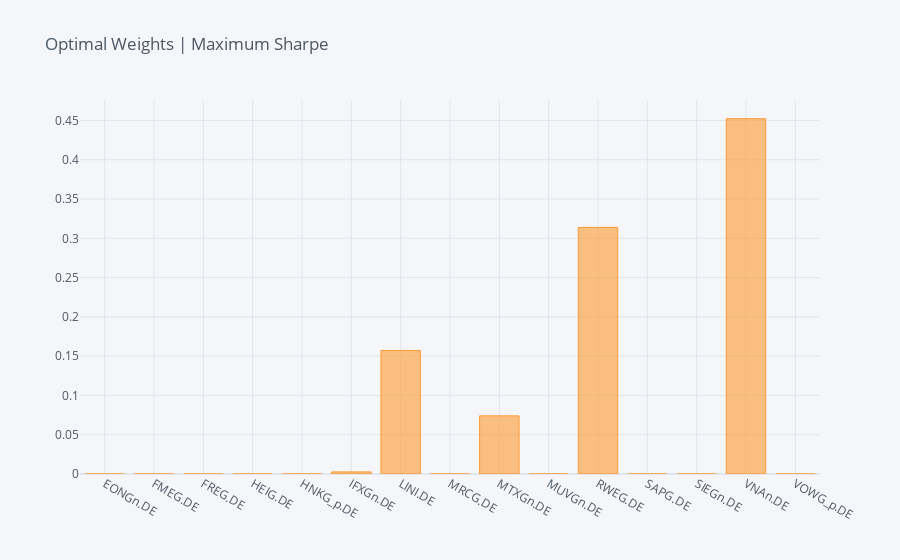

Notebook code for this chart:
### Code cell
mvp.plot_weights(kind='bar')

### Figure 1 — Plotly figure (JSON) as saved in the notebook; plotly's stock layout.template omitted (floating-point values rounded to 4 significant figures)
{"data": [{"marker": {"color": "rgba(255, 153, 51, 0.6)", "line": {"color": "rgba(255, 153, 51, 1.0)", "width": 1}}, "name": "weights", "orientation": "v", "text": "", "type": "bar", "x": ["EONGn.DE", "FMEG.DE", "FREG.DE", "HEIG.DE", "HNKG_p.DE", "IFXGn.DE", "LINI.DE", "MRCG.DE", "MTXGn.DE", "MUVGn.DE", "RWEG.DE", "SAPG.DE", "SIEGn.DE", "VNAn.DE", "VOWG_p.DE"], "y": [0, 0, 0, 0, 0, 0.002685, 0.1572, 0, 0.07399, 0, 0.3139, 0, 0, 0.4522, 0]}], "layout": {"legend": {"bgcolor": "#F5F6F9", "font": {"color": "#4D5663"}}, "paper_bgcolor": "#F5F6F9", "plot_bgcolor": "#F5F6F9", "title": {"font": {"color": "#4D5663"}, "text": "Optimal Weights | Maximum Sharpe"}, "xaxis": {"gridcolor": "#E1E5ED", "showgrid": true, "tickfont": {"color": "#4D5663"}, "title": {"font": {"color": "#4D5663"}, "text": ""}, "zerolinecolor": "#E1E5ED"}, "yaxis": {"gridcolor": "#E1E5ED", "showgrid": true, "tickfont": {"color": "#4D5663"}, "title": {"font": {"color": "#4D5663"}, "text": ""}, "zerolinecolor": "#E1E5ED"}}}
